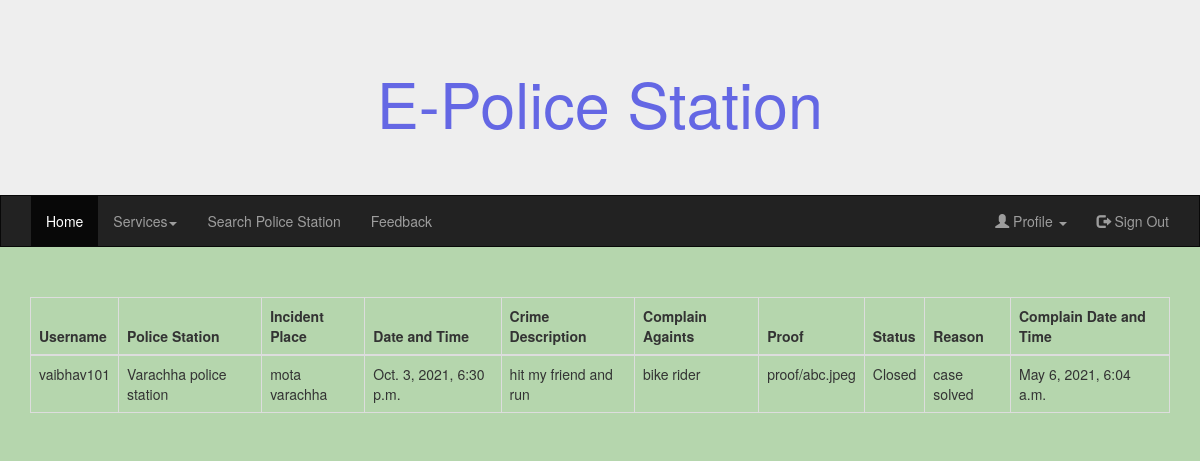
/complain_details/ (signed in), run on the app's committed database.
### ep_app/models.py (models this page shows, shortened)
class Complain(models.Model):
    Satus_choices = (('Activate','Activate'),('Inprocess', 'Inprocess'),('Closed','Closed'))
    username = models.ForeignKey(User, on_delete=models.CASCADE)
    police_station = models.ForeignKey(Police_Station, on_delete=models.CASCADE, null=True, blank=True)
    incident_place = models.TextField()
    Date_and_Time = models.DateTimeField( null=True,blank=True)
    Crime_Description = models.TextField()
    complain_againts = models.TextField()
    proof = models.FileField(upload_to='proof', null=True, blank=True)
    status = models.CharField(max_length=20, choices=Satus_choices)
    Reason = models.CharField(max_length=256)
    complain_Date_and_Time = models.DateTimeField(default=timezone.now)

class Police_Station(models.Model):
    city = models.ForeignKey(City, on_delete=models.CASCADE, null=True, blank=True)
    taluka = models.ForeignKey(Taluka, on_delete=models.CASCADE, null=True, blank=True)
    village = models.ForeignKey(Village, on_delete=models.CASCADE, null=True, blank=True)
    Police_station_name = models.CharField(max_length=200)
    address = models.TextField(max_length=200)
    phone_no = models.IntegerField(null=True, blank=True)
    mobile_no = models.IntegerField(null=True, blank=True)
    email_address = models.EmailField(null=True, blank=True)
    def __str__(self):
        return self.Police_station_name

### ep_app/views.py (the view)
# urls.py: path("complain_details/",views.complain_details, name = "complain_details"),
def complain_details(request):
    complain_detail = models.Complain.objects.all()
    return render(request, 'services/complain_details.html', {"complain_detail":complain_detail})

### templates/services/complain_details.html
{% extends 'base.html' %}
{% block content %}
    <div class="container">
        <table class="table table-bordered table-hover">
            <thead>
                <tr>
                    <th>Username</th>
                    <th>Police Station</th>
                    <th>Incident Place</th>
                    <th>Date and Time</th>
                    <th>Crime Description</th>
                    <th>Complain Againts</th>
                    <th>Proof</th>
                    <th>Status</th>
                    <th>Reason</th>
                    <th>Complain Date and Time</th>
                </tr>
            </thead>
            <tbody>
                {% for object in complain_detail %}
                    {% if request.session.username == object.username.username%}
                        <tr>
                            <td>{{object.username.username}}</td>
                            <td>{{object.police_station}}</td>
                            <td>{{object.incident_place}}</td>
                            <td>{{object.Date_and_Time}}</td>
                            <td>{{object.Crime_Description}}</td>
                            <td>{{object.complain_againts}}</td>
                            <td>{{object.proof}}</td>
                            <td>{{object.status}}</td>
                            <td>{{object.Reason}}</td>
                            <td>{{object.complain_Date_and_Time}}</td>
                        </tr>
                    {% endif %}
                {% endfor %}
            </tbody>
        </table>
    </div>
{% endblock %}

### data on the page
Complain: username.username "vaibhav101", police_station "Varachha police station", incident_place "mota varachha", Date_and_Time "Oct. 3, 2021, 6:30 p.m.", Crime_Description "hit my friend and run", complain_againts "bike rider", proof "proof/abc.jpeg", status "Closed", Reason "case solved", complain_Date_and_Time "May 6, 2021, 6:04 a.m."
